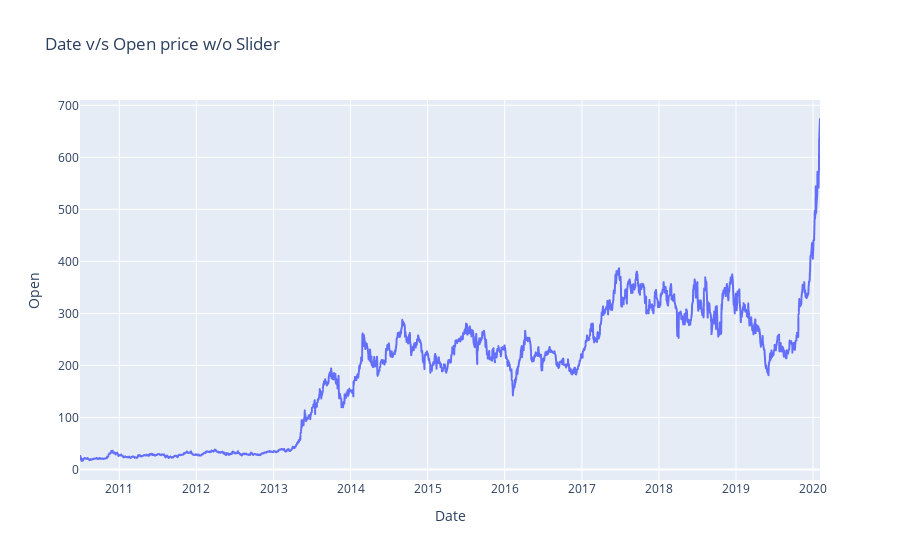

Here is the notebook cell this chart was saved with:
### Code cell
fig = px.line(tesla, x='Date', y='Open', title='Date v/s Open price w/o Slider')
fig.show()

### Figure 1 — Plotly figure (JSON) as saved in the notebook; plotly's stock layout.template omitted (floating-point values rounded to 4 significant figures; data arrays with more than 128 entries replaced by an {"elided": "..."} marker saying what was removed)
{"data": [{"hovertemplate": "Date=%{x}<br>Open=%{y}<extra></extra>", "legendgroup": "", "line": {"color": "#636efa", "dash": "solid"}, "mode": "lines", "name": "", "showlegend": false, "type": "scattergl", "x": {"elided": "2416 str values"}, "xaxis": "x", "y": {"elided": "2416 float values"}, "yaxis": "y"}], "layout": {"legend": {"tracegroupgap": 0}, "title": {"text": "Date v/s Open price w/o Slider"}, "xaxis": {"anchor": "y", "domain": [0, 1], "title": {"text": "Date"}}, "yaxis": {"anchor": "x", "domain": [0, 1], "title": {"text": "Open"}}}}
